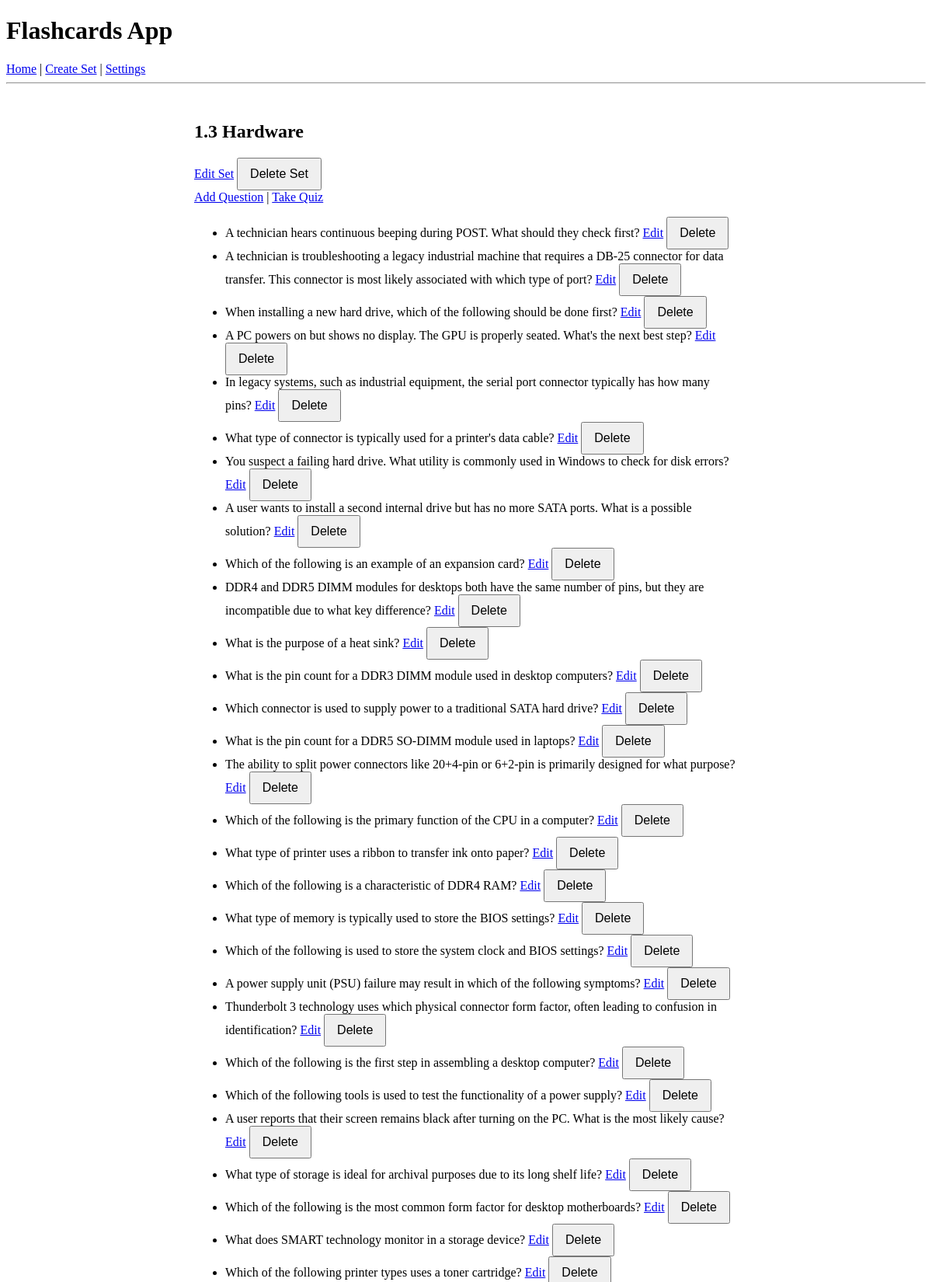
Screenshot of /set/3 (upper part) with the database file from the repository.
### models.py (models this page shows)
class FlashcardSet(db.Model):
    id = db.Column(db.Integer, primary_key=True)
    title = db.Column(db.String(100), nullable=False)
    questions = db.relationship('Question', backref='set', cascade="all, delete-orphan")

class Question(db.Model):
    id = db.Column(db.Integer, primary_key=True)
    set_id = db.Column(db.Integer, db.ForeignKey('flashcard_set.id'), nullable=False)
    question_text = db.Column(db.String(200), nullable=False)
    option_a = db.Column(db.String(100), nullable=False)
    option_b = db.Column(db.String(100), nullable=False)
    option_c = db.Column(db.String(100), nullable=False)
    option_d = db.Column(db.String(100), nullable=False)
    correct_option = db.Column(db.String(1), nullable=False)  # 'A', 'B', 'C', 'D'

### app.py (the view)
@app.route('/set/<int:set_id>')
def set_detail(set_id):
    flashcard_set = FlashcardSet.query.get_or_404(set_id)
    return render_template('set_detail.html', set=flashcard_set)

### templates/set_detail.html
{% extends 'base.html' %}
{% block content %}
<h2>{{ set.title }}</h2>
<a href="{{ url_for('edit_set', set_id=set.id) }}">Edit Set</a>
<form action="{{ url_for('delete_set', set_id=set.id) }}" method="POST" style="display:inline;">
    <button type="submit" onclick="return confirm('Delete this set?')">Delete Set</button>
</form>
<br>
<a href="{{ url_for('add_question', set_id=set.id) }}">Add Question</a> |
<a href="{{ url_for('take_quiz', set_id=set.id) }}">Take Quiz</a>
<ul>
    {% for q in set.questions %}
    <li>
        {{ q.question_text }}
        <a href="{{ url_for('edit_question', question_id=q.id) }}">Edit</a>
        <form action="{{ url_for('delete_question', question_id=q.id) }}" method="POST" style="display:inline;">
            <button type="submit" onclick="return confirm('Delete this question?')">Delete</button>
        </form>
    </li>
    {% endfor %}
</ul>
{% endblock %}

### static/style.css (style rules this page uses)
h2 { margin-bottom: 20px; }
button, input[type="submit"] { padding: 10px 15px; font-size: 1em; cursor: pointer; }

### rows the page displays
FlashcardSet: title "1.3 Hardware"
Question: question_text "A technician hears continuous beeping during POST. What should they check first?"
Question: question_text "A technician is troubleshooting a legacy industrial machine that requires a DB-25 connector for data transfer. This connector is most likely associated with which type of port?"
Question: question_text "When installing a new hard drive, which of the following should be done first?"
Question: question_text "A PC powers on but shows no display. The GPU is properly seated. What's the next best step?"
Question: question_text "In legacy systems, such as industrial equipment, the serial port connector typically has how many pins?"
Question: question_text "What type of connector is typically used for a printer's data cable?"
Question: question_text "You suspect a failing hard drive. What utility is commonly used in Windows to check for disk errors?"
Question: question_text "A user wants to install a second internal drive but has no more SATA ports. What is a possible solution?"
Question: question_text "Which of the following is an example of an expansion card?"
Question: question_text "DDR4 and DDR5 DIMM modules for desktops both have the same number of pins, but they are incompatible due to what key difference?"
Question: question_text "What is the purpose of a heat sink?"
Question: question_text "What is the pin count for a DDR3 DIMM module used in desktop computers?"
Question: question_text "Which connector is used to supply power to a traditional SATA hard drive?"
Question: question_text "What is the pin count for a DDR5 SO-DIMM module used in laptops?"
Question: question_text "The ability to split power connectors like 20+4-pin or 6+2-pin is primarily designed for what purpose?"
Question: question_text "Which of the following is the primary function of the CPU in a computer?"
Question: question_text "What type of printer uses a ribbon to transfer ink onto paper?"
Question: question_text "Which of the following is a characteristic of DDR4 RAM?"
Question: question_text "What type of memory is typically used to store the BIOS settings?"
Question: question_text "Which of the following is used to store the system clock and BIOS settings?"
Question: question_text "A power supply unit (PSU) failure may result in which of the following symptoms?"
Question: question_text "Thunderbolt 3 technology uses which physical connector form factor, often leading to confusion in identification?"
Question: question_text "Which of the following is the first step in assembling a desktop computer?"
Question: question_text "Which of the following tools is used to test the functionality of a power supply?"
Question: question_text "A user reports that their screen remains black after turning on the PC. What is the most likely cause?"
Question: question_text "What type of storage is ideal for archival purposes due to its long shelf life?"
Question: question_text "Which of the following is the most common form factor for desktop motherboards?"
Question: question_text "What does SMART technology monitor in a storage device?"
Question: question_text "Which of the following printer types uses a toner cartridge?"
